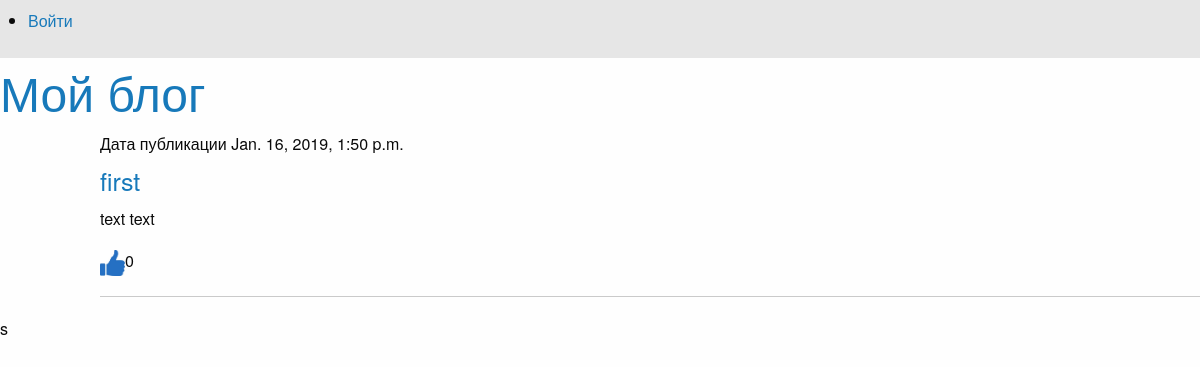
/basicview/articles/all/, run on an earlier commit of the app's database.
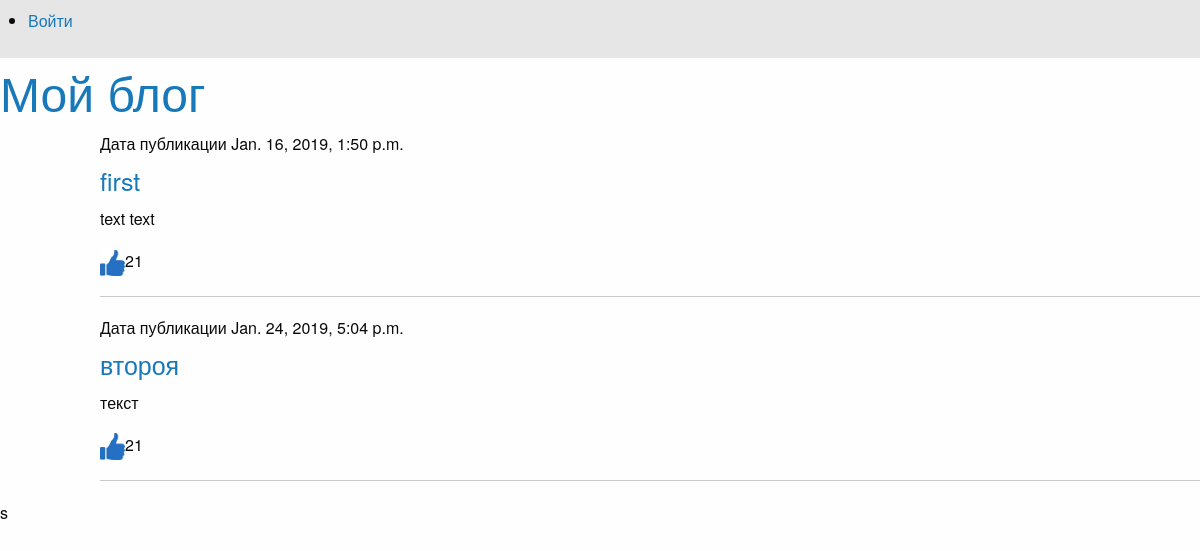
And on a later commit of the database.
### article/models.py (models this page shows)
class Article(models.Model):
    class Meta():
        db_table = "article"
    article_title = models.CharField(max_length = 200)
    article_text = models.TextField()
    article_date = models.DateTimeField()
    article_likes = models.IntegerField(default=0)

### article/views.py (the view)
# urls.py: url(r'^articles/get/(?P<article_id>\d+)/$', views.article, name='article'),
def articles(request, page_number=1):
    all_articles = Article.objects.all()
    current_page = Paginator(all_articles, 2)
    return render_to_response('articles.html', {'articles': current_page.page(page_number), 'username': auth.get_user(request).username})

### article/templates/articles.html
{% extends "main.html" %}
{% load staticfiles %}
{% block article %}
    <div class="large-offset-1 large-8 columns">
{% for article in articles %}
    <h6>Дата публикации {{ article.article_date }}</h6>
    <h4><a href="/articles/get/{{ article.id }}">{{ article.article_title }}</a></h4>
    <p>{{ article.article_text }}</p>
    <p><a href="/articles/addlike/{{ article.id }}"><img src="{% static "images.jpeg" %}" width="25" height="25" ></a>{{ article.article_likes }}</p>
    <hr>
{% endfor %}
    </div>
{% endblock %}

### templates/main.html (shortened to what this page needs)
{% load staticfiles %}
<!DOCTYPE html>
<html lang="en">
<head>
    <link rel="stylesheet" type="text/css" href="{% static "static/css/foundation.css" %}">
</head>
<body>
<div class="top-bar">
    <section class="top-bar-section">
        <ul class="right">
            {% if username %}
                <li><a href="auth/logout">Вийти({{ username }})</a></li>
            {% else %}
                <li><a href="auth/login">Войти</a></li>
            {% endif %}
        </ul>
    </section>
</div>
<h1><a href="/">Мой блог</a></h1>
<div class="row">
{% block article %}{% endblock %}
</div>s
</body>
</html>

What changed in the data, as far as the page shows it:
changed Article "first": article_likes "0" → "21"
added Article: article_date "Jan. 24, 2019, 5:04 p.m.", article_title "второя", article_text "текст", article_likes "21"
